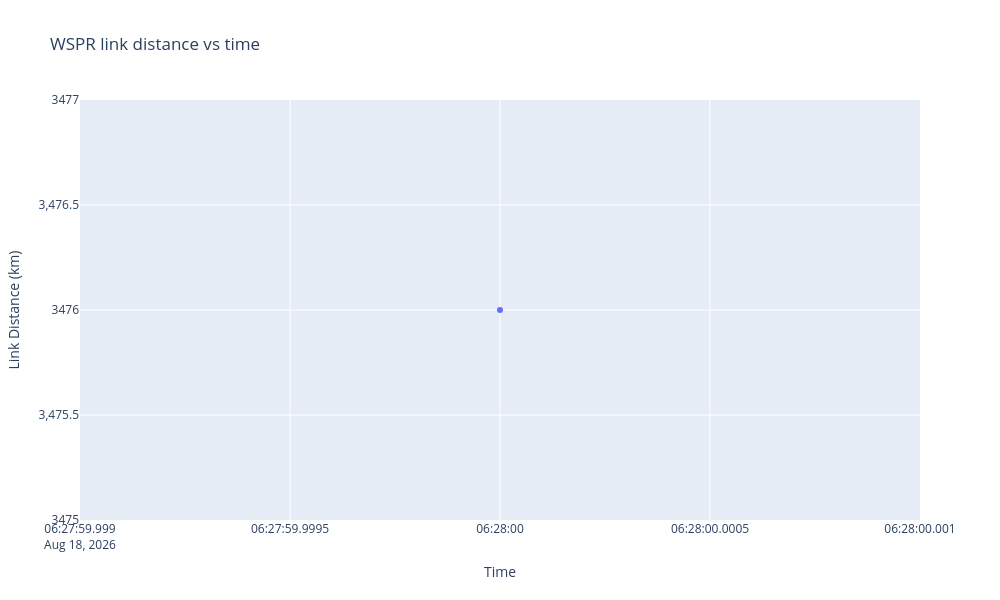

The notebook cell this image was saved under:
### Markdown cell above
### Link distance vs time

### Code cell
fig = go.Figure(data=go.Scatter(x=wspr_df_filtered.time, y=wspr_df_filtered.distance, mode='markers'))

fig.update_layout(
    xaxis_title="Time", yaxis_title="Link Distance (km)", title="WSPR link distance vs time",
    width=1000, height=600
)
fig.show()

### Figure 1 — Plotly figure (JSON) as saved in the notebook; plotly's stock layout.template omitted (floating-point values rounded to 4 significant figures)
{"data": [{"mode": "markers", "type": "scatter", "x": ["2026-08-18 06:28:00"], "y": [3476]}], "layout": {"height": 600, "title": {"text": "WSPR link distance vs time"}, "width": 1000, "xaxis": {"title": {"text": "Time"}}, "yaxis": {"title": {"text": "Link Distance (km)"}}}}
